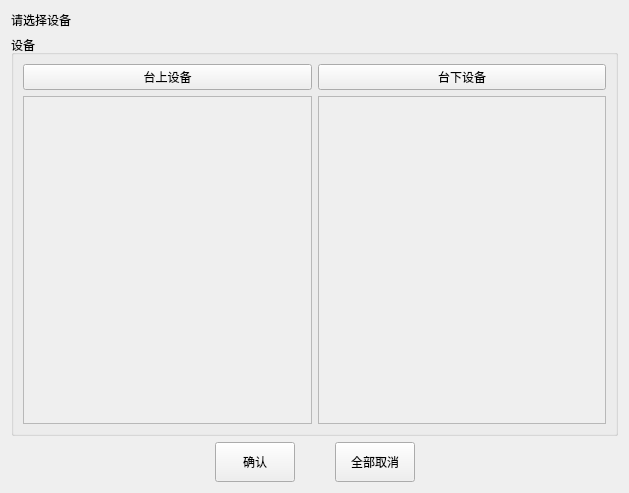
<?xml version="1.0" encoding="UTF-8"?>
<ui version="4.0">
 <class>SingleCtrlWidget</class>
 <widget class="QWidget" name="SingleCtrlWidget">
  <property name="geometry">
   <rect>
    <x>0</x>
    <y>0</y>
    <width>629</width>
    <height>493</height>
   </rect>
  </property>
  <property name="windowTitle">
   <string>Form</string>
  </property>
  <layout class="QVBoxLayout" name="verticalLayout">
   <item>
    <widget class="QLabel" name="tipsLabel">
     <property name="text">
      <string>请选择设备</string>
     </property>
    </widget>
   </item>
   <item>
    <widget class="QGroupBox" name="independentCtrlGroupBox">
     <property name="sizePolicy">
      <sizepolicy hsizetype="Expanding" vsizetype="Expanding">
       <horstretch>0</horstretch>
       <verstretch>0</verstretch>
      </sizepolicy>
     </property>
     <property name="title">
      <string>设备</string>
     </property>
     <layout class="QVBoxLayout" name="verticalLayout_4">
      <item>
       <layout class="QHBoxLayout" name="horizontalLayout_5">
        <item>
         <widget class="QPushButton" name="subUpDevPushButton">
          <property name="sizePolicy">
           <sizepolicy hsizetype="Minimum" vsizetype="Preferred">
            <horstretch>0</horstretch>
            <verstretch>0</verstretch>
           </sizepolicy>
          </property>
          <property name="text">
           <string>台上设备</string>
          </property>
          <property name="checkable">
           <bool>true</bool>
          </property>
         </widget>
        </item>
        <item>
         <widget class="QPushButton" name="subDownDevPushButton">
          <property name="sizePolicy">
           <sizepolicy hsizetype="Minimum" vsizetype="Preferred">
            <horstretch>0</horstretch>
            <verstretch>0</verstretch>
           </sizepolicy>
          </property>
          <property name="text">
           <string>台下设备</string>
          </property>
          <property name="checkable">
           <bool>true</bool>
          </property>
         </widget>
        </item>
       </layout>
      </item>
      <item>
       <layout class="QHBoxLayout" name="horizontalLayout_4">
        <item>
         <widget class="QScrollArea" name="subUpDevScrollArea">
          <property name="widgetResizable">
           <bool>true</bool>
          </property>
          <widget class="QWidget" name="scrollAreaWidgetContents">
           <property name="geometry">
            <rect>
             <x>0</x>
             <y>0</y>
             <width>290</width>
             <height>342</height>
            </rect>
           </property>
          </widget>
         </widget>
        </item>
        <item>
         <widget class="QScrollArea" name="subDownDevScrollArea">
          <property name="widgetResizable">
           <bool>true</bool>
          </property>
          <widget class="QWidget" name="scrollAreaWidgetContents_3">
           <property name="geometry">
            <rect>
             <x>0</x>
             <y>0</y>
             <width>289</width>
             <height>342</height>
            </rect>
           </property>
          </widget>
         </widget>
        </item>
       </layout>
      </item>
     </layout>
    </widget>
   </item>
   <item>
    <layout class="QHBoxLayout" name="horizontalLayout">
     <property name="spacing">
      <number>40</number>
     </property>
     <item>
      <spacer name="horizontalSpacer">
       <property name="orientation">
        <enum>Qt::Horizontal</enum>
       </property>
       <property name="sizeHint" stdset="0">
        <size>
         <width>40</width>
         <height>20</height>
        </size>
       </property>
      </spacer>
     </item>
     <item>
      <widget class="QPushButton" name="confirmPushButton">
       <property name="minimumSize">
        <size>
         <width>0</width>
         <height>40</height>
        </size>
       </property>
       <property name="text">
        <string>确认</string>
       </property>
       <property name="checkable">
        <bool>true</bool>
       </property>
      </widget>
     </item>
     <item>
      <widget class="QPushButton" name="cancelPushButton">
       <property name="minimumSize">
        <size>
         <width>0</width>
         <height>40</height>
        </size>
       </property>
       <property name="text">
        <string>全部取消</string>
       </property>
       <property name="checkable">
        <bool>true</bool>
       </property>
      </widget>
     </item>
     <item>
      <spacer name="horizontalSpacer_2">
       <property name="orientation">
        <enum>Qt::Horizontal</enum>
       </property>
       <property name="sizeHint" stdset="0">
        <size>
         <width>40</width>
         <height>20</height>
        </size>
       </property>
      </spacer>
     </item>
    </layout>
   </item>
  </layout>
 </widget>
 <resources/>
 <connections/>
</ui>
